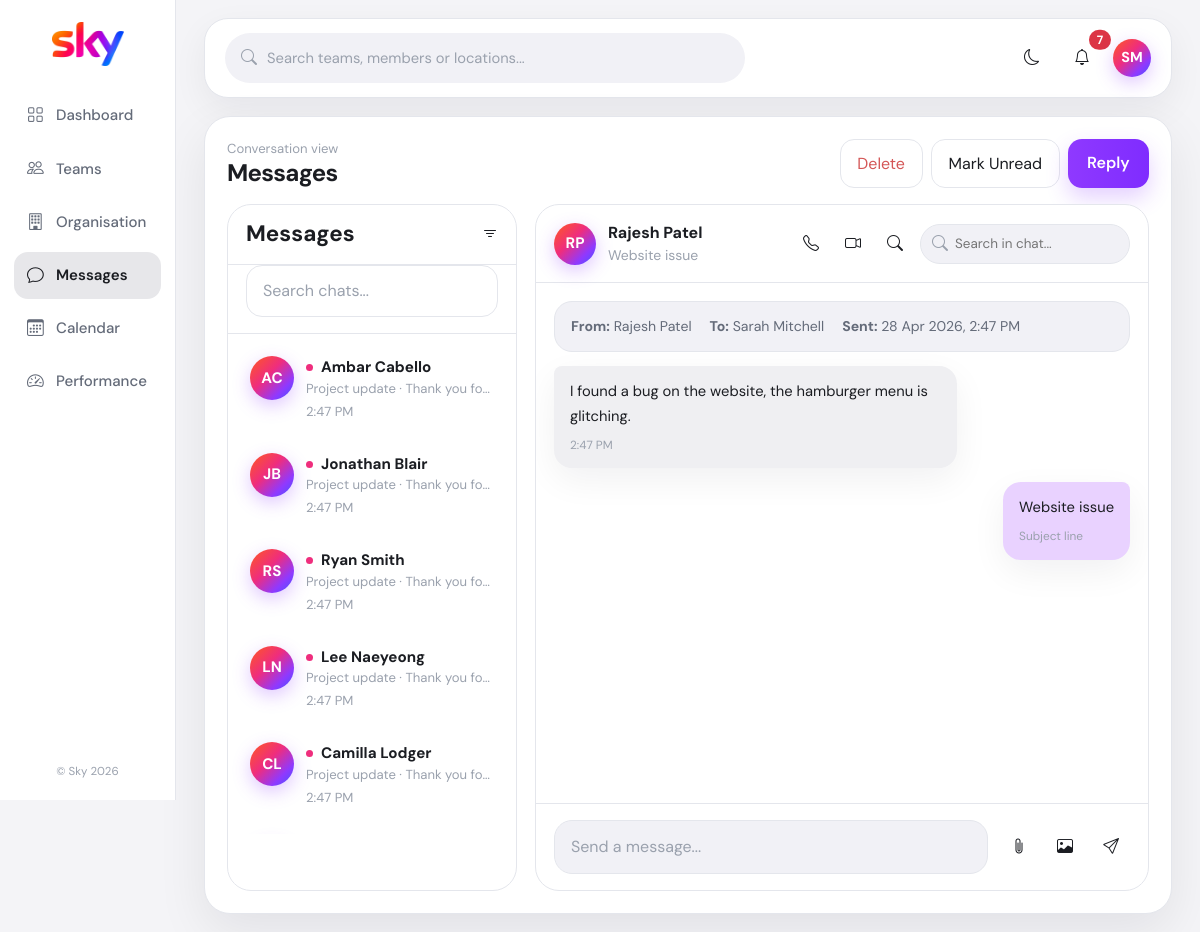
Page /messaging/view/1/ (signed in) on the committed database.
### messaging/models.py (models this page shows, shortened)
class MessageRecipientStatus(models.Model):
    message = models.ForeignKey(Message, on_delete=models.CASCADE)
    user = models.ForeignKey(User, on_delete=models.CASCADE)
    is_read = models.BooleanField(default=False)
    is_deleted = models.BooleanField(default=False)
    read_at = models.DateTimeField(null=True, blank=True)
    class Meta:
        unique_together = ('message', 'user')
    def mark_read(self):
        if not self.is_read:
            self.is_read = True
            self.read_at = timezone.now()
            self.save()

class Message(models.Model):
    STATUS_DRAFT = 'draft'
    STATUS_SENT = 'sent'
    STATUS_CHOICES = [
        (STATUS_DRAFT, 'Draft'),
        (STATUS_SENT, 'Sent'),
    ]
    sender = models.ForeignKey(
        User,
        on_delete=models.SET_NULL,
        null=True,
        related_name='sent_messages'
    )
    recipients = models.ManyToManyField(
        User,
        related_name='received_messages',
        blank=True,
        through='MessageRecipientStatus'
    )
    subject = models.CharField(max_length=255, blank=True)
    body = models.TextField(blank=True)
    status = models.CharField(max_length=10, choices=STATUS_CHOICES, default=STATUS_DRAFT)
    sent_at = models.DateTimeField(null=True, blank=True)
    created_at = models.DateTimeField(auto_now_add=True)
    updated_at = models.DateTimeField(auto_now=True)
    class Meta:
        ordering = ['-sent_at', '-created_at']
    def get_recipients_display(self):
        users = self.messagerecipientstatus_set.select_related('user')
        names = []
        for rs in users:
            name = rs.user.get_full_name() or rs.user.username
            names.append(name)
        return ', '.join(names) if names else '(no recipients)'

### messaging/views.py (the view)
# urls.py: path('view/<int:message_id>/', views.view_message, name='view_message'),
@login_required
def view_message(request, message_id):
    msg = get_object_or_404(Message, pk=message_id)
    is_recipient = MessageRecipientStatus.objects.filter(
        message=msg, user=request.user
    ).exists()
    is_sender = (msg.sender == request.user)
    if not is_recipient and not is_sender:
        messages.error(request, 'You do not have permission to view this message.')
        return redirect('messaging:inbox')
    if is_recipient:
        status_obj = MessageRecipientStatus.objects.get(message=msg, user=request.user)
        status_obj.mark_read()
    inbox_statuses = MessageRecipientStatus.objects.filter(
        user=request.user,
        is_deleted=False,
        message__status=Message.STATUS_SENT
    ).select_related('message', 'message__sender').order_by('-message__sent_at')
    return render(request, 'messaging/view_message.html', {
        'message': msg,
        'is_recipient': is_recipient,
        'user_statuses': inbox_statuses,
        'active_tab': 'inbox',
    })

### messaging/context_processors.py (called while the page is built)
def unread_count(request):
    if request.user.is_authenticated:
        count = MessageRecipientStatus.objects.filter(
            user=request.user,
            is_read=False,
            is_deleted=False,
            message__status=Message.STATUS_SENT
        ).count()
        return {'unread_count': count}
    return {'unread_count': 0}

### messaging/templates/messaging/view_message.html (shortened to what this page needs)
{% extends "base/base.html" %}
{% block content %}
<div class="workspace-card">
    <div class="page-heading mb-3">
        <div>
            <div class="eyebrow">Conversation view</div>
            <h2>Messages</h2>
        </div>
        <div class="d-flex gap-2 flex-wrap">
            <a href="{% url 'messaging:delete_message' message.id %}" class="btn btn-outline-danger" onclick="return confirm('Remove this message?')">Delete</a>
            {% if is_recipient %}
            <a href="{% url 'messaging:toggle_read' message.id %}" class="btn btn-outline-secondary">Mark Unread</a>
            {% endif %}
            <a href="{% url 'messaging:compose' %}" class="btn btn-primary">Reply</a>
        </div>
    </div>
    <div class="message-app">
        <aside class="thread-panel">
            <div class="thread-header d-flex justify-content-between align-items-center">
                <h3>Messages</h3>
                <i class="bi bi-filter"></i>
            </div>
            <div class="thread-search"><input class="form-control" placeholder="Search chats..."></div>
            <div class="thread-list">
                {% for status in user_statuses %}
                <a href="{% url 'messaging:view_message' status.message.id %}" class="thread-item {% if status.message.id == message.id %}active{% endif %}">
                    <span class="avatar-chip">{% if status.message.sender %}{{ status.message.sender.first_name|slice:":1"|upper }}{{ status.message.sender.last_name|slice:":1"|upper }}{% else %}?{% endif %}</span>
                    <span class="min-w-0">
                        <span class="thread-name">{% if not status.is_read %}<span class="unread-dot"></span>{% endif %}{{ status.message.sender.get_full_name|default:status.message.sender.username }}</span>
                        <span class="thread-preview">{{ status.message.subject|default:"No subject" }} · {{ status.message.body|truncatechars:54 }}</span>
                        <span class="thread-time">{{ status.message.sent_at|date:"g:i A" }}</span>
                    </span>
                </a>
                {% empty %}
                <div class="text-muted p-3">No inbox messages.</div>
                {% endfor %}
            </div>
        </aside>
        <section class="chat-panel">
            <div class="chat-header">
                <div class="chat-user">
                    <span class="avatar-chip">{% if message.sender %}{{ message.sender.first_name|slice:":1"|upper }}{{ message.sender.last_name|slice:":1"|upper }}{% else %}?{% endif %}</span>
                    <div>
                        <div class="fw-bold">{{ message.sender.get_full_name|default:message.sender.username }}</div>
                        <div class="text-muted small">{{ message.subject|default:"No subject" }}</div>
                    </div>
                </div>
                <div class="chat-actions">
                    <button type="button" class="icon-btn"><i class="bi bi-telephone"></i></button>
                    <button type="button" class="icon-btn"><i class="bi bi-camera-video"></i></button>
                    <button type="button" class="icon-btn"><i class="bi bi-search"></i></button>
                    <div class="chat-search">
                        <i class="bi bi-search"></i>
                        <input type="text" placeholder="Search in chat...">
                    </div>
                </div>
            </div>
            <div class="chat-body">
                <div class="meta-strip">
                    <div><strong>From:</strong> {{ message.sender.get_full_name|default:message.sender.username }}</div>
                    <div><strong>To:</strong> {{ message.get_recipients_display }}</div>
                    <div><strong>Sent:</strong> {{ message.sent_at|date:"d M Y, g:i A" }}</div>
                </div>
                <div class="bubble-row">
                    <div class="bubble other">
                        {{ message.body|linebreaksbr }}
                        <span class="bubble-meta">{{ message.sent_at|date:"g:i A" }}</span>
                    </div>
                </div>
                {% if message.subject %}
                <div class="bubble-row self">
                    <div class="bubble self">
                        {{ message.subject }}
                        <span class="bubble-meta">Subject line</span>
                    </div>
                </div>
                {% endif %}
            </div>
            <div class="composer-bar">
                <div class="composer-shell">
                    <div class="composer-input">Send a message...</div>
                    <div class="composer-actions">
                        <button type="button" class="icon-btn"><i class="bi bi-paperclip"></i></button>
                        <button type="button" class="icon-btn"><i class="bi bi-image"></i></button>
                        <a href="{% url 'messaging:compose' %}" class="icon-btn text-decoration-none"><i class="bi bi-send"></i></a>
                    </div>
                </div>
            </div>
        </section>
    </div>
</div>
{% endblock %}

### templates/base/base.html (shortened to what this page needs)
{% load static %}
<!DOCTYPE html>
<html lang="en">
<head>
    <link href="https://cdn.jsdelivr.net/npm/bootstrap@5.3.0/dist/css/bootstrap.min.css" rel="stylesheet">
    <link href="https://cdn.jsdelivr.net/npm/bootstrap-icons@1.11.0/font/bootstrap-icons.css" rel="stylesheet">
</head>
<body class="{% block body_class %}{% endblock %}">
    <div class="app-shell">
        <aside class="app-sidebar">
            <div class="app-logo">
                <a href="{% url 'messaging:inbox' %}"><img src="{% static 'img/sky_logo.png' %}" alt="Sky"></a>
            </div>
            <nav class="nav-stack">
                <a href="#" class="side-link"><i class="bi bi-grid"></i><span>Dashboard</span></a>
                <a href="#" class="side-link"><i class="bi bi-people"></i><span>Teams</span></a>
                <a href="#" class="side-link"><i class="bi bi-building"></i><span>Organisation</span></a>
                <a href="{% url 'messaging:inbox' %}" class="side-link {% if active_tab == 'inbox' or active_tab == 'sent' or active_tab == 'drafts' %}active{% endif %}"><i class="bi bi-chat"></i><span>Messages</span></a>
                <a href="#" class="side-link"><i class="bi bi-calendar3"></i><span>Calendar</span></a>
                <a href="#" class="side-link"><i class="bi bi-speedometer2"></i><span>Performance</span></a>
            </nav>
            <div class="side-footer">© Sky 2026</div>
        </aside>
        <main class="app-main">
            <header class="topbar">
                <div class="topbar-search">
                    <i class="bi bi-search"></i>
                    <input type="text" placeholder="Search teams, members or locations...">
                </div>
                <div class="topbar-actions">
                    <button type="button" id="theme-toggle" class="icon-btn" aria-label="Toggle light and dark mode" title="Toggle light and dark mode">
                        <i id="theme-toggle-icon" class="bi bi-moon"></i>
                    </button>
                    <a href="{% url 'messaging:inbox' %}" class="icon-btn position-relative text-decoration-none" aria-label="Notifications">
                        <i class="bi bi-bell"></i>
                        {% if unread_count %}
                        <span class="position-absolute top-0 start-100 translate-middle badge rounded-pill bg-danger">{{ unread_count }}</span>
                        {% endif %}
                    </a>
                    <div class="dropdown">
                        <a href="#" class="text-decoration-none d-flex align-items-center gap-2" data-bs-toggle="dropdown" aria-expanded="false">
                            <span class="avatar-chip">{{ user.first_name|slice:":1"|upper }}{{ user.last_name|slice:":1"|upper }}</span>
                        </a>
                    </div>
                </div>
            </header>
            {% block content %}{% endblock %}
        </main>
    </div>
</body>
</html>

### messaging/templates/messaging/view_message.html (style rules this page uses)
.message-app { display:grid; grid-template-columns: 290px minmax(0,1fr); gap:18px; min-height: calc(100vh - 180px); }
.thread-panel, .chat-panel { border:1px solid var(--line); border-radius:24px; background:var(--surface); overflow:hidden; }
.thread-header, .chat-header, .composer-bar { padding:16px 18px; border-bottom:1px solid var(--line); }
.thread-header h3 { margin:0; font-size:1.4rem; font-weight:700; }
.thread-search { padding: 0 18px 16px; border-bottom:1px solid var(--line); }
.thread-list { padding:10px; display:flex; flex-direction:column; gap:6px; max-height: calc(100vh - 300px); overflow:auto; }
.thread-item { display:grid; grid-template-columns:44px minmax(0,1fr); gap:12px; padding:12px; border-radius:18px; text-decoration:none; color:inherit; }
.thread-item .avatar-chip { width:44px; height:44px; font-size:0.95rem; }
.thread-name { font-weight:700; font-size:0.95rem; display:flex; align-items:center; gap:8px; }
.thread-preview, .thread-time { color:var(--text-muted); font-size:0.82rem; white-space:nowrap; overflow:hidden; text-overflow:ellipsis; }
.thread-preview { white-space:normal; display:-webkit-box; -webkit-line-clamp:1; -webkit-box-orient:vertical; }
.unread-dot { width:7px; height:7px; border-radius:50%; background:#ef2d7d; display:inline-block; }
.chat-header { display:flex; justify-content:space-between; align-items:center; gap:14px; }
.chat-user { display:flex; align-items:center; gap:12px; }
.chat-user .avatar-chip { width:42px; height:42px; font-size:0.95rem; }
.chat-actions { display:flex; align-items:center; gap:8px; }
.chat-actions .icon-btn { width:34px; height:34px; }
.chat-search { width:210px; position:relative; }
.chat-search i { position:absolute; top:50%; left:12px; transform:translateY(-50%); color:var(--text-muted); }
.chat-search input { width:100%; border:1px solid var(--line); background:var(--surface-muted); color:var(--text); border-radius:999px; padding:9px 12px 9px 34px; font-size:0.84rem; }
.chat-body { padding:18px; display:flex; flex-direction:column; gap:14px; min-height: 520px; }
.meta-strip { display:flex; flex-wrap:wrap; gap:10px 18px; padding:14px 16px; background:var(--surface-muted); border:1px solid var(--line); border-radius:18px; font-size:0.88rem; color:var(--text-soft); }
.bubble-row { display:flex; }
.bubble-row.self { justify-content:flex-end; }
.bubble { max-width: 70%; padding:13px 16px; border-radius:18px; font-size:0.92rem; line-height:1.7; box-shadow: var(--shadow-soft); }
.bubble.other { background:var(--message-other); border-top-left-radius:8px; }
.bubble.self { background:var(--message-self); border-top-right-radius:8px; }
.bubble-meta { display:block; margin-top:6px; color:var(--text-muted); font-size:0.74rem; }
.composer-bar { border-top:1px solid var(--line); border-bottom:0; }
.composer-shell { display:grid; grid-template-columns:1fr auto; gap:12px; align-items:center; }
.composer-input { background:var(--surface-muted); border:1px solid var(--line); border-radius:18px; min-height:54px; padding:14px 16px; color:var(--text-muted); }
.composer-actions { display:flex; align-items:center; gap:8px; }

### rows in the picture
MessageRecipientStatus: message.sender.first_name "A", message.sender.last_name "C", is_read False (drawn), message.sender.get_full_name "Ambar Cabello", message.subject "Project update", message.body "Thank you…", message.sent_at "2:47 PM"
MessageRecipientStatus: message.sender.first_name "J", message.sender.last_name "B", is_read False (drawn), message.sender.get_full_name "Jonathan Blair", message.subject "Project update", message.body "Thank you…", message.sent_at "2:47 PM"
MessageRecipientStatus: message.sender.first_name "R", message.sender.last_name "S", is_read False (drawn), message.sender.get_full_name "Ryan Smith", message.subject "Project update", message.body "Thank you…", message.sent_at "2:47 PM"
MessageRecipientStatus: message.sender.first_name "L", message.sender.last_name "N", is_read False (drawn), message.sender.get_full_name "Lee Naeyeong", message.subject "Project update", message.body "Thank you…", message.sent_at "2:47 PM"
MessageRecipientStatus: message.sender.first_name "C", message.sender.last_name "L", is_read False (drawn), message.sender.get_full_name "Camilla Lodger", message.subject "Project update", message.body "Thank you…", message.sent_at "2:47 PM"
Message: sender.first_name "R", sender.last_name "P", sender.get_full_name "Rajesh Patel", subject "Website issue", recipients "Sarah Mitchell", sent_at "28 Apr 2026, 2:47 PM", body "I found a bug on the website, the hamburger menu is glitching.", sent_at "2:47 PM"

### other values in the picture
{{ unread_count }} "7"
{{ user.first_name|slice:":1"|upper }} "S"
{{ user.last_name|slice:":1"|upper }} "M"
